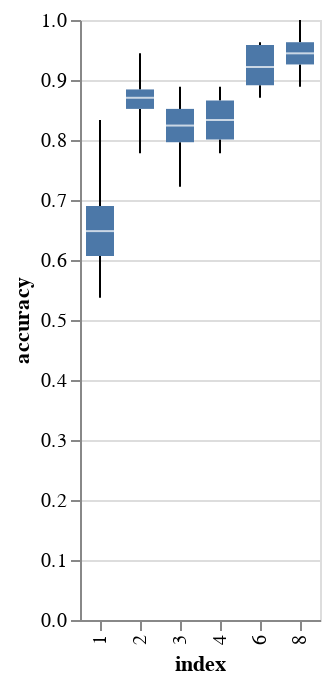

This figure's notebook cell:
### Code cell
alt.Chart(final_train_epochs).mark_boxplot(extent='min-max').encode(
    x='index:O',
    y='accuracy:Q'
)

### Figure 1 — Vega-Lite specification as saved in the notebook (floating-point values rounded to 4 significant figures)
{"config": {"view": {"continuousWidth": 400, "continuousHeight": 300}}, "data": {"name": "data-cdec06bf87036800a31ae58a276b010c"}, "mark": {"type": "boxplot", "extent": "min-max"}, "encoding": {"x": {"field": "index", "type": "ordinal"}, "y": {"field": "accuracy", "type": "quantitative"}}, "$schema": "https://vega.github.io/schema/vega-lite/v4.17.0.json", "datasets": {"data-cdec06bf87036800a31ae58a276b010c": [{"index": 1.0, "accuracy": 0.6111, "loss": 0.8016}, {"index": 1.0, "accuracy": 0.537, "loss": 0.9323}, {"index": 1.0, "accuracy": 0.537, "loss": 0.8102}, {"index": 1.0, "accuracy": 0.6852, "loss": 0.7715}, {"index": 1.0, "accuracy": 0.5926, "loss": 0.8316}, {"index": 1.0, "accuracy": 0.5741, "loss": 0.7823}, {"index": 1.0, "accuracy": 0.6481, "loss": 0.7448}, {"index": 1.0, "accuracy": 0.6111, "loss": 0.7857}, {"index": 1.0, "accuracy": 0.5926, "loss": 0.8451}, {"index": 1.0, "accuracy": 0.6852, "loss": 0.6919}, {"index": 1.0, "accuracy": 0.5741, "loss": 0.7487}, {"index": 1.0, "accuracy": 0.6481, "loss": 0.6628}, {"index": 1.0, "accuracy": 0.6667, "loss": 0.572}, {"index": 1.0, "accuracy": 0.7037, "loss": 0.5699}, {"index": 1.0, "accuracy": 0.5926, "loss": 0.6358}, {"index": 1.0, "accuracy": 0.7222, "loss": 0.582}, {"index": 1.0, "accuracy": 0.6296, "loss": 0.6512}, {"index": 1.0, "accuracy": 0.7037, "loss": 0.6218}, {"index": 1.0, "accuracy": 0.8333, "loss": 0.4425}, {"index": 1.0, "accuracy": 0.6111, "loss": 0.7045}, {"index": 1.0, "accuracy": 0.6852, "loss": 0.5689}, {"index": 1.0, "accuracy": 0.7222, "loss": 0.5357}, {"index": 1.0, "accuracy": 0.7037, "loss": 0.5512}, {"index": 1.0, "accuracy": 0.6481, "loss": 0.661}, {"index": 1.0, "accuracy": 0.6111, "loss": 0.5826}, {"index": 1.0, "accuracy": 0.6852, "loss": 0.6292}, {"index": 1.0, "accuracy": 0.6481, "loss": 0.558}, {"index": 1.0, "accuracy": 0.7593, "loss": 0.521}, {"index": 2.0, "accuracy": 0.8148, "loss": 0.5007}, {"index": 2.0, "accuracy": 0.8704, "loss": 0.3553}, {"index": 2.0, "accuracy": 0.9444, "loss": 0.3215}, {"index": 2.0, "accuracy": 0.8519, "loss": 0.3542}, {"index": 2.0, "accuracy": 0.9259, "loss": 0.3684}, {"index": 2.0, "accuracy": 0.8889, "loss": 0.2744}, {"index": 2.0, "accuracy": 0.7778, "loss": 0.4295}, {"index": 2.0, "accuracy": 0.8704, "loss": 0.3464}, {"index": 2.0, "accuracy": 0.8704, "loss": 0.355}, {"index": 2.0, "accuracy": 0.8519, "loss": 0.3509}, {"index": 2.0, "accuracy": 0.8333, "loss": 0.3158}, {"index": 2.0, "accuracy": 0.8519, "loss": 0.326}, {"index": 2.0, "accuracy": 0.8704, "loss": 0.231}, {"index": 2.0, "accuracy": 0.8889, "loss": 0.2699}, {"index": 3.0, "accuracy": 0.7963, "loss": 0.4207}, {"index": 3.0, "accuracy": 0.8519, "loss": 0.4677}, {"index": 3.0, "accuracy": 0.8704, "loss": 0.3454}, {"index": 3.0, "accuracy": 0.7963, "loss": 0.3404}, {"index": 3.0, "accuracy": 0.8519, "loss": 0.3334}, {"index": 3.0, "accuracy": 0.7963, "loss": 0.4341}, {"index": 3.0, "accuracy": 0.8333, "loss": 0.357}, {"index": 3.0, "accuracy": 0.8148, "loss": 0.459}, {"index": 3.0, "accuracy": 0.7778, "loss": 0.5248}, {"index": 3.0, "accuracy": 0.8333, "loss": 0.334}, {"index": 3.0, "accuracy": 0.8889, "loss": 0.2834}, {"index": 3.0, "accuracy": 0.8704, "loss": 0.3194}, {"index": 3.0, "accuracy": 0.8704, "loss": 0.3393}, {"index": 3.0, "accuracy": 0.8333, "loss": 0.3173}, {"index": 3.0, "accuracy": 0.7963, "loss": 0.5031}, {"index": 3.0, "accuracy": 0.8333, "loss": 0.4437}, {"index": 3.0, "accuracy": 0.7963, "loss": 0.4797}, {"index": 3.0, "accuracy": 0.7593, "loss": 0.493}, {"index": 3.0, "accuracy": 0.8148, "loss": 0.359}, {"index": 3.0, "accuracy": 0.8333, "loss": 0.3848}, {"index": 3.0, "accuracy": 0.8519, "loss": 0.3828}, {"index": 3.0, "accuracy": 0.7593, "loss": 0.467}, {"index": 3.0, "accuracy": 0.8333, "loss": 0.3982}, {"index": 3.0, "accuracy": 0.7222, "loss": 0.4403}, {"index": 3.0, "accuracy": 0.8148, "loss": 0.4416}, {"index": 3.0, "accuracy": 0.8148, "loss": 0.4566}, {"index": 3.0, "accuracy": 0.8148, "loss": 0.4022}, {"index": 3.0, "accuracy": 0.8704, "loss": 0.3217}, {"index": 4.0, "accuracy": 0.7963, "loss": 0.4207}, {"index": 4.0, "accuracy": 0.8519, "loss": 0.4677}, {"index": 4.0, "accuracy": 0.8704, "loss": 0.3454}, {"index": 4.0, "accuracy": 0.7963, "loss": 0.3404}, {"index": 4.0, "accuracy": 0.8519, "loss": 0.3334}, {"index": 4.0, "accuracy": 0.7963, "loss": 0.4341}, {"index": 4.0, "accuracy": 0.8333, "loss": 0.357}, {"index": 4.0, "accuracy": 0.8148, "loss": 0.459}, {"index": 4.0, "accuracy": 0.7778, "loss": 0.5248}, {"index": 4.0, "accuracy": 0.8333, "loss": 0.334}, {"index": 4.0, "accuracy": 0.8889, "loss": 0.2834}, {"index": 4.0, "accuracy": 0.8704, "loss": 0.3194}, {"index": 4.0, "accuracy": 0.8704, "loss": 0.3393}, {"index": 4.0, "accuracy": 0.8333, "loss": 0.3173}, {"index": 6.0, "accuracy": 0.8704, "loss": 0.3726}, {"index": 6.0, "accuracy": 0.8989, "loss": 0.2316}, {"index": 6.0, "accuracy": 0.8889, "loss": 0.1318}, {"index": 6.0, "accuracy": 0.9444, "loss": 0.1311}, {"index": 6.0, "accuracy": 0.963, "loss": 0.1352}, {"index": 6.0, "accuracy": 0.963, "loss": 0.07144}, {"index": 8.0, "accuracy": 0.9444, "loss": 0.1774}, {"index": 8.0, "accuracy": 0.9259, "loss": 0.2352}, {"index": 8.0, "accuracy": 0.9074, "loss": 0.2735}, {"index": 8.0, "accuracy": 1.0, "loss": 0.08861}, {"index": 8.0, "accuracy": 0.9444, "loss": 0.2259}, {"index": 8.0, "accuracy": 0.9259, "loss": 0.2035}, {"index": 8.0, "accuracy": 0.9444, "loss": 0.1571}, {"index": 8.0, "accuracy": 0.8889, "loss": 0.1773}, {"index": 8.0, "accuracy": 0.963, "loss": 0.148}, {"index": 8.0, "accuracy": 0.963, "loss": 0.1015}, {"index": 8.0, "accuracy": 0.9815, "loss": 0.1004}, {"index": 8.0, "accuracy": 0.9444, "loss": 0.1648}, {"index": 8.0, "accuracy": 1.0, "loss": 0.09572}, {"index": 8.0, "accuracy": 0.9074, "loss": 0.1792}]}}
